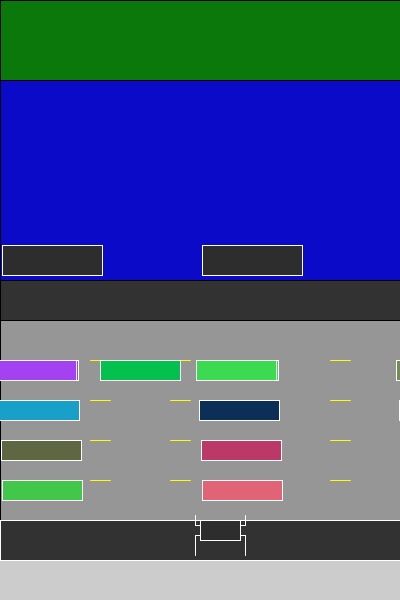
Frame 1 (no input)
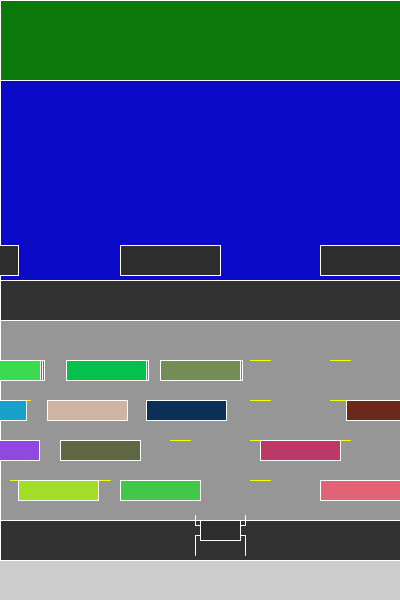
Frame 60 (the mouse pressed at the canvas centre just before this capture)
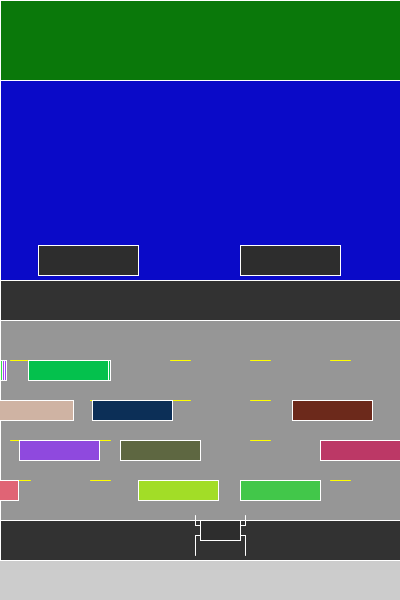
Frame 120 (the mouse held since frame 60 and released just before this capture)

The Processing sketch that drew these frames (run headless with seeded random() and noise(); from frame 60 on, the mouse is pressed at the canvas centre):

// Processing sketch: processing_172266
// ── processing_172266.pde

Frog zero;

Car [] cars = new Car[10];
Car [] sandwhichs = new Car[10];
Car [] streetracer = new Car[10];
Car [] taxi = new Car[10];
Car [] cake = new Car[10];

Log [] logs = new Log[10];
Log [] arno = new Log[10];
void setup() {
  size(400, 600);
  zero = new Frog(520, 200);
  float x =  0;
  //Car
  for (int i = 0; i < sandwhichs.length; i++) {
    sandwhichs[i] = new Car(x, 360);
    x += 200;
    sandwhichs[i].speed = -2;
  }
  x = 0;
  for (int i = 0; i < cars.length; i++) {
    cars[i] = new Car(x, 480);
    x += 200;
    cars[i].speed= 2;
  }
  x = 0;
  for (int i = 0; i < streetracer.length; i++) {
    streetracer[i] = new Car(x, 440);
    x += 200;
    streetracer[i].speed = 1;
  }
  x = 0;
  for (int i = 0; i < taxi.length; i++) {
    taxi[i] = new Car(x, 400);
    x += 200;
    taxi[i].speed = -.9;
  }
  x = 0;
  for (int i = 0; i < cake.length; i++) {
    cake[i] = new Car(x, 320);
    x += 200;
    cake[i].speed = 2;
  }

  x = 0;
  for (int i = 0; i < logs.length; i++) {
    logs[i] = new Log(x, 240);
    x += 200;
    logs[i].speed = 2;
  }
  x=0;
  for (int i = 0; i < logs.length; i++) {
    arno[i] = new Log(x,200);
    x += 200;
    arno[i].speed = 3;
  }
}

void draw() {

  drawBackground();
  for (int i = 0; i < logs.length; i++) {
    logs[i].move();
    logs[i].display();
  }
  if (zero.y < 280) { 
    boolean alive = false;
    for (int i=0; i<logs.length; i++) {
      if (logs[i].logdidHitFrog(zero.x, zero.y) || arno[i].logdidHitFrog(zero.x, zero.y)) {
        zero.x+= logs[i].speed;
        break;
      }
    } 
    if (!alive) {
      println("EXPLODE");
      zero.x=width/2;
      zero.y= 520;
    }
  }
  zero.display();
  for (int i = 0; i < cars.length; i++) {
    cars[i].move();
    cars[i].display();

    sandwhichs[i].move();
    sandwhichs[i].display();

    taxi[i].move();
    taxi[i].display();
  }
  for (int i = 0; i < streetracer.length; i++) {
    streetracer[i].move();
    streetracer[i].display();
  }


  for (int i = 0; i < sandwhichs.length; i++) {
    sandwhichs[i].move();
    sandwhichs[i].display();
    if (sandwhichs[i].didHitFrog(zero.x, zero.y)||cars[i].didHitFrog(zero.x, zero.y)||taxi[i].didHitFrog(zero.x, zero.y)||cake[i].didHitFrog(zero.x, zero.y)|| streetracer[i].didHitFrog(zero.x, zero.y)) {
      println("DEAD");
      zero.x = 200;
      zero.y = 520;
    }
  }
}
void keyPressed() {
  if (key=='w') {
    zero.y-= 40;
  }
  if (key=='d') {
    zero.x +=40;
  }
  if (key=='s') {
    zero.y +=40;
  }
  if (key=='a') {
    zero.x -=40;
  }
}

void drawBackground() {

  //Starting Safety
  line(0, 560, 400, 560);
  //2nd safety
  line(0, 325, 400, 325);
  // grass & lily pads;
  fill(10, 120, 10);
  rect(0, 0, width, 80);

  fill(10, 10, 200);
  rect(0, 80, width, 200);

  fill(50);
  rect(0, 280, width, 200);

  fill(150);
  rect(0, 320, width, 200);

  for (int x=10; x <width; x += 80) {
    for (int y= 360; y<520; y+=40) {
      stroke(255, 255, 0);
      line(x, y, x+20, y);
    }
  }
  stroke(255);

  fill(50);
  rect(0, 520, width, 40);
}

class Car {

  float x, y;
  color c;
  float speed;

  Car(float nx, float ny) {
    x=nx;
    y=ny;
    c=color(random(255), random(255), random(255));
    speed = 4;
  }



  void move() {
    x += speed;
    if (x>width) {
      x=-100;
    } 
    if (x<-100) {  
      x=100;
    }
  } 
  boolean didHitFrog(float fx, float fy) {
    if (abs(x-fx) < 40  && abs(y-fy)< 1 ) {
      return true;
    } else return false;
  }
  void display() {
    fill(c);
    rect(x, y, 80, 20);
  }
}

class Frog {

  float x, y;
  color c;

  Frog(float nx, float ny) {
    x=nx;
    y=ny;
    c= color (10, 255, 100);
  }

  void display() {
    //upper
    line(x-5, y+5, x+45, y+5);
    line(x-5, y+5, x-5, y-5);
    line(x+45, y+5, x+45, y-5);
    //lower
    line(x-5, y+15, x+45, y+15);   
    line(x-5, y+15, x-5, y+35);
    line(x+45, y+15, x+45, y+35);
    //body
    rect(x, y, 40, 20);
  }
}

class Log {   
  int Length;
  float x, y;
  color c;
  float speed;

  Log(float nx, float ny) {
    x = nx;
    y = ny;
    c = color(45);
    speed = 1;
    Length = 100;
  }
  void move() {
    x += speed;
    if (x > width) { 
      x = -200;
    }
    if (x < -200) { 
      x = 400;
    }
  }
  boolean logdidHitFrog(float fx, float fy) {
    if (abs(x-fx) < Length && abs(y - fy) < 80) {
      return true;
    } else return false;
  }
  void display() {
    fill(c);
    rect(x, y+5, Length, 30);
  }
}
